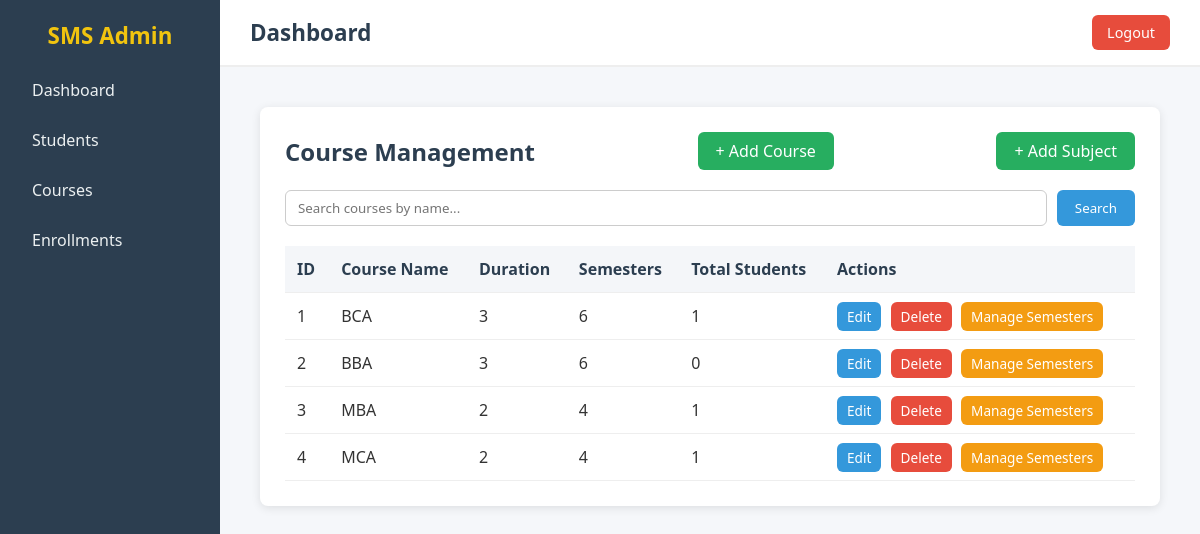
The page /courses (signed in) on the database its author committed.
### app/models/sms_models.py (models this page shows)
class Course(db.Model):
    __tablename__ = "courses"
    id = db.Column(db.Integer, primary_key=True)
    name = db.Column(db.String(100), nullable=False, unique=True)
    duration = db.Column(db.String(20), nullable=False)
    semesters = db.relationship("Semester", backref="course", lazy=True)

### app/routes/courses.py (the view)
@course_bp.route("/courses")
def course_home():
    if session.get("user_id"):
        got_courses = Course.query.all()
        return render_template("courses/courses.html",courses =got_courses)
    else:
        return redirect(url_for("auth.login"))

### app/templates/courses/courses.html (shortened to what this page needs)
{% extends "base.html" %}
{% block css %}
<link rel="stylesheet" href="{{ url_for('static', filename='css/courses.css') }}">
{% endblock %}
{% block content %}
<div class="courses-container">
    <div class="top-bar">
        <h2>Course Management</h2>
        <a href="/courses/add" class="btn-add">+ Add Course</a>
        <a href="/courses/add/subject" class="btn-add">+ Add Subject</a>
    </div>
    <form method="POST" action="/courses/search" class="search-form">
        <input type="text" name="search" placeholder="Search courses by name..." required>
        <button type="submit">Search</button>
    </form>
    <table class="courses-table">
        <thead>
            <tr>
                <th>ID</th>
                <th>Course Name</th>
                <th>Duration</th>
                <th>Semesters</th>
                <th>Total Students</th>
                <th>Actions</th>
            </tr>
        </thead>
        <tbody>
            {% for course in courses %}
            <tr>
                <td>{{ course.id }}</td>
                <td>{{ course.name }}</td>
                <td>{{ course.duration }}</td>
                <td>{{ course.semesters|length }}</td>
                <td>{{ course.enrollments|length }}</td>
                <td>
                    <a href="/courses/edit/{{ course.id }}" class="btn-edit">Edit</a>
                    <a href="/courses/delete/{{ course.id }}" class="btn-delete">Delete</a>
                    <a href="/courses/{{ course.id }}/semesters" class="btn-semesters">Manage Semesters</a>
                </td>
            </tr>
            {% endfor %}
        </tbody>
    </table>
</div>
{% endblock %}

### app/static/css/base.css (style rules this page uses)
* { margin: 0; padding: 0; box-sizing: border-box; font-family: "Segoe UI", Tahoma, Geneva, Verdana, sans-serif; }
body { background: #f5f7fa; color: #333; min-height: 100vh; }

### app/static/css/courses.css (style rules this page uses)
.courses-container { background: #fff; padding: 25px; border-radius: 8px; box-shadow: 0 2px 10px rgba(0,0,0,0.1); margin: 20px; }
.top-bar { display: flex; justify-content: space-between; align-items: center; margin-bottom: 20px; }
.top-bar h2 { color: #2c3e50; }
.btn-add { background: #27ae60; color: #fff; padding: 8px 18px; border-radius: 6px; text-decoration: none; transition: background 0.3s; }
.search-form { display: flex; margin-bottom: 20px; gap: 10px; }
.search-form input { flex: 1; padding: 8px 12px; border-radius: 6px; border: 1px solid #ccc; }
.search-form button { padding: 8px 18px; border-radius: 6px; border: none; background: #3498db; color: #fff; cursor: pointer; }
.courses-table { width: 100%; border-collapse: collapse; }
.courses-table th, .courses-table td { padding: 12px; border-bottom: 1px solid #eee; text-align: left; }
.courses-table th { background: #f4f6f9; color: #2c3e50; }
.courses-table td .btn-edit, .courses-table td .btn-delete, .courses-table td .btn-semesters, .courses-table td .btn-students, .courses-table td .btn-subjects { padding: 5px 10px; border-radius: 6px; text-decoration: none; color: #fff; font-size: 0.85rem; margin-right: 5px; transition: background 0.3s; }
.btn-edit { background: #3498db; }
.btn-delete { background: #e74c3c; }
.btn-semesters { background: #f39c12; }

### rows shown on the page
Course: id "1", name "BCA", duration "3", semesters|length "6", enrollments|length "1"
Course: id "2", name "BBA", duration "3", semesters|length "6", enrollments|length "0"
Course: id "3", name "MBA", duration "2", semesters|length "4", enrollments|length "1"
Course: id "4", name "MCA", duration "2", semesters|length "4", enrollments|length "1"
